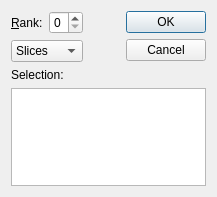
<?xml version="1.0" encoding="UTF-8"?>
<ui version="4.0">
 <class>SelectionDlg</class>
 <widget class="QDialog" name="SelectionDlg">
  <property name="geometry">
   <rect>
    <x>0</x>
    <y>0</y>
    <width>217</width>
    <height>197</height>
   </rect>
  </property>
  <property name="windowTitle">
   <string>Selection</string>
  </property>
  <layout class="QGridLayout" name="gridLayout">
   <item row="0" column="0">
    <layout class="QHBoxLayout" name="horizontalLayout_2">
     <item>
      <layout class="QVBoxLayout" name="verticalLayout">
       <item>
        <layout class="QHBoxLayout" name="horizontalLayout">
         <item>
          <widget class="QLabel" name="rankLabel">
           <property name="text">
            <string>&amp;Rank:</string>
           </property>
           <property name="buddy">
            <cstring>rankSpinBox</cstring>
           </property>
          </widget>
         </item>
         <item>
          <widget class="QSpinBox" name="rankSpinBox">
           <property name="maximum">
            <number>6</number>
           </property>
          </widget>
         </item>
        </layout>
       </item>
       <item>
        <widget class="QComboBox" name="keytypeComboBox">
         <item>
          <property name="text">
           <string>Slices</string>
          </property>
         </item>
         <item>
          <property name="text">
           <string>Slabs</string>
          </property>
         </item>
        </widget>
       </item>
      </layout>
     </item>
     <item>
      <spacer name="horizontalSpacer">
       <property name="orientation">
        <enum>Qt::Horizontal</enum>
       </property>
       <property name="sizeHint" stdset="0">
        <size>
         <width>40</width>
         <height>20</height>
        </size>
       </property>
      </spacer>
     </item>
     <item>
      <widget class="QDialogButtonBox" name="buttonBox">
       <property name="sizePolicy">
        <sizepolicy hsizetype="Fixed" vsizetype="Fixed">
         <horstretch>0</horstretch>
         <verstretch>0</verstretch>
        </sizepolicy>
       </property>
       <property name="orientation">
        <enum>Qt::Vertical</enum>
       </property>
       <property name="standardButtons">
        <set>QDialogButtonBox::Cancel|QDialogButtonBox::Ok</set>
       </property>
      </widget>
     </item>
    </layout>
   </item>
   <item row="1" column="0">
    <widget class="QLabel" name="selLabel">
     <property name="text">
      <string>Selection:</string>
     </property>
     <property name="buddy">
      <cstring>selTableWidget</cstring>
     </property>
    </widget>
   </item>
   <item row="2" column="0">
    <widget class="QTableWidget" name="selTableWidget"/>
   </item>
  </layout>
 </widget>
 <tabstops>
  <tabstop>rankSpinBox</tabstop>
  <tabstop>selTableWidget</tabstop>
  <tabstop>buttonBox</tabstop>
 </tabstops>
 <resources/>
 <connections>
  <connection>
   <sender>buttonBox</sender>
   <signal>accepted()</signal>
   <receiver>SelectionDlg</receiver>
   <slot>accept()</slot>
   <hints>
    <hint type="sourcelabel">
     <x>248</x>
     <y>254</y>
    </hint>
    <hint type="destinationlabel">
     <x>157</x>
     <y>274</y>
    </hint>
   </hints>
  </connection>
  <connection>
   <sender>buttonBox</sender>
   <signal>rejected()</signal>
   <receiver>SelectionDlg</receiver>
   <slot>reject()</slot>
   <hints>
    <hint type="sourcelabel">
     <x>316</x>
     <y>260</y>
    </hint>
    <hint type="destinationlabel">
     <x>286</x>
     <y>274</y>
    </hint>
   </hints>
  </connection>
 </connections>
</ui>
